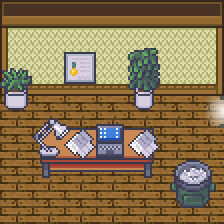

Rendered tile map (Tiled .tmx) drawn with the repository's tilesets; below, a short description and the map source with its tile grids summarised:
An orthogonal 7x7 tile map with 32x32 px tiles, 4 tile layers (Tile Layer 1, Tile Layer 2, Tile Layer 3, Above player), 4 tilesets and 3 objects (3x collision).

<map version="1.8" tiledversion="1.8.0" orientation="orthogonal" renderorder="right-down" compressionlevel="0" width="7" height="7" tilewidth="32" tileheight="32" infinite="0" nextlayerid="7" nextobjectid="38">
 <properties>
  <property name="edges" value="clamped" />
  <property name="inside" type="bool" value="true" />
  <property name="scenario" value="spyder" />
  <property name="slug" value="rival_office" />
  <property name="map_type" value="notype" />
 </properties>
 <tileset firstgid="1" source="../gfx/tilesets/core_indoor_walls.tsx" />
 <tileset firstgid="3865" source="../gfx/tilesets/core_indoor_floors.tsx" />
 <tileset firstgid="7729" source="../gfx/tilesets/core_set pieces.tsx" />
 <tileset firstgid="9279" name="Office_interiors_shadowless_16x16" tilewidth="32" tileheight="32" tilecount="528" columns="22">
  <image source="../gfx/tilesets/Office_interiors_shadowless_16x16.png" width="704" height="768" />
 </tileset>
 <layer id="1" name="Tile Layer 1" width="7" height="7">
  <data>[49 cells, 49 non-empty, 10 distinct tile ids]</data>
 </layer>
 <layer id="2" name="Tile Layer 2" width="7" height="7">
  <data>[49 cells, 20 non-empty, 18 distinct tile ids]</data>
 </layer>
 <layer id="3" name="Tile Layer 3" width="7" height="7">
  <data>[49 cells, 4 non-empty, 3 distinct tile ids]</data>
 </layer>
 <layer id="4" name="Above player" width="7" height="7">
  <data>[49 cells, 4 non-empty, 4 distinct tile ids]</data>
 </layer>
 <objectgroup color="#ff0000" id="5" name="Collision">
  <object id="1" type="collision" x="0" y="0" width="224" height="96" />
  <object id="5" type="collision" x="160" y="160" width="64" height="64" />
  <object id="6" type="collision" x="32" y="128" width="128" height="32" />
 </objectgroup>
</map>
